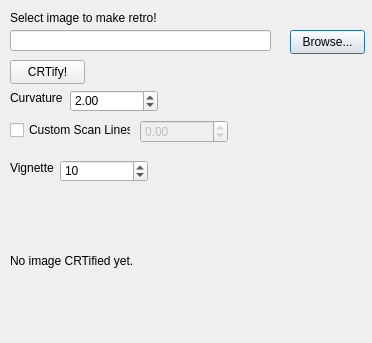
<?xml version="1.0" encoding="UTF-8"?>
<ui version="4.0">
 <class>ImageSelector</class>
 <widget class="QDialog" name="ImageSelector">
  <property name="enabled">
   <bool>true</bool>
  </property>
  <property name="geometry">
   <rect>
    <x>0</x>
    <y>0</y>
    <width>372</width>
    <height>343</height>
   </rect>
  </property>
  <property name="minimumSize">
   <size>
    <width>372</width>
    <height>343</height>
   </size>
  </property>
  <property name="windowTitle">
   <string>CRTifier</string>
  </property>
  <property name="windowIcon">
   <iconset>
    <normaloff>../../crt_icon.ico</normaloff>../../crt_icon.ico</iconset>
  </property>
  <widget class="QLineEdit" name="path_to_file">
   <property name="geometry">
    <rect>
     <x>10</x>
     <y>30</y>
     <width>261</width>
     <height>21</height>
    </rect>
   </property>
   <property name="text">
    <string/>
   </property>
  </widget>
  <widget class="QPushButton" name="browse_button">
   <property name="geometry">
    <rect>
     <x>290</x>
     <y>30</y>
     <width>75</width>
     <height>24</height>
    </rect>
   </property>
   <property name="text">
    <string>Browse...</string>
   </property>
  </widget>
  <widget class="QPushButton" name="file_confirm">
   <property name="geometry">
    <rect>
     <x>10</x>
     <y>60</y>
     <width>75</width>
     <height>24</height>
    </rect>
   </property>
   <property name="text">
    <string>CRTify!</string>
   </property>
  </widget>
  <widget class="QLabel" name="image_select_label">
   <property name="geometry">
    <rect>
     <x>10</x>
     <y>10</y>
     <width>151</width>
     <height>16</height>
    </rect>
   </property>
   <property name="text">
    <string>Select image to make retro!</string>
   </property>
  </widget>
  <widget class="QLabel" name="image_label">
   <property name="geometry">
    <rect>
     <x>10</x>
     <y>190</y>
     <width>351</width>
     <height>141</height>
    </rect>
   </property>
   <property name="text">
    <string>No image CRTified yet.</string>
   </property>
  </widget>
  <widget class="QDoubleSpinBox" name="input_curvature">
   <property name="geometry">
    <rect>
     <x>70</x>
     <y>90</y>
     <width>88</width>
     <height>22</height>
    </rect>
   </property>
   <property name="toolTip">
    <string>&lt;html&gt;&lt;head/&gt;&lt;body&gt;&lt;p&gt;The amount that the screen is curved.&lt;br/&gt;A lower value results in higer curvature.&lt;/p&gt;&lt;/body&gt;&lt;/html&gt;</string>
   </property>
   <property name="minimum">
    <double>-10.000000000000000</double>
   </property>
   <property name="maximum">
    <double>9999.989999999999782</double>
   </property>
   <property name="stepType">
    <enum>QAbstractSpinBox::StepType::DefaultStepType</enum>
   </property>
   <property name="value">
    <double>2.000000000000000</double>
   </property>
  </widget>
  <widget class="QSpinBox" name="input_vignette">
   <property name="geometry">
    <rect>
     <x>60</x>
     <y>160</y>
     <width>88</width>
     <height>22</height>
    </rect>
   </property>
   <property name="toolTip">
    <string>&lt;html&gt;&lt;head/&gt;&lt;body&gt;&lt;p&gt;The amount of pixels from the border that the vignette will reach.&lt;/p&gt;&lt;/body&gt;&lt;/html&gt;</string>
   </property>
   <property name="maximum">
    <number>9999</number>
   </property>
   <property name="value">
    <number>10</number>
   </property>
  </widget>
  <widget class="QLabel" name="curvature_label">
   <property name="geometry">
    <rect>
     <x>10</x>
     <y>90</y>
     <width>61</width>
     <height>16</height>
    </rect>
   </property>
   <property name="text">
    <string>Curvature</string>
   </property>
  </widget>
  <widget class="QLabel" name="vignette_label">
   <property name="geometry">
    <rect>
     <x>10</x>
     <y>160</y>
     <width>49</width>
     <height>16</height>
    </rect>
   </property>
   <property name="text">
    <string>Vignette</string>
   </property>
  </widget>
  <widget class="QCheckBox" name="custom_scan_lines">
   <property name="enabled">
    <bool>true</bool>
   </property>
   <property name="geometry">
    <rect>
     <x>10</x>
     <y>120</y>
     <width>121</width>
     <height>20</height>
    </rect>
   </property>
   <property name="toolTip">
    <string>&lt;html&gt;&lt;head/&gt;&lt;body&gt;&lt;p&gt;Use custom scan line periodicity.&lt;br/&gt;When not selected, the scanlines alternate every pixel, like a real CRT.&lt;/p&gt;&lt;/body&gt;&lt;/html&gt;</string>
   </property>
   <property name="text">
    <string>Custom Scan Lines</string>
   </property>
   <property name="checked">
    <bool>false</bool>
   </property>
  </widget>
  <widget class="QDoubleSpinBox" name="input_scan_lines">
   <property name="enabled">
    <bool>false</bool>
   </property>
   <property name="geometry">
    <rect>
     <x>140</x>
     <y>120</y>
     <width>88</width>
     <height>23</height>
    </rect>
   </property>
   <property name="minimum">
    <double>-10.000000000000000</double>
   </property>
   <property name="maximum">
    <double>99999.000000000000000</double>
   </property>
  </widget>
 </widget>
 <resources/>
 <connections/>
</ui>
